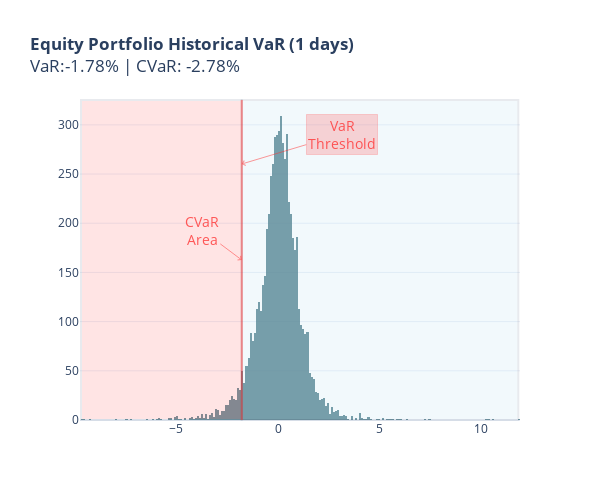

This figure's notebook cell:
### Code cell
class Portfolio:
    def __init__(self, name, securities, weights, initial_value, conf_level,time_horizen, n_sims):
        self.name = name
        self.securities = securities
        self.initial_value = initial_value
        self.weights = weights
        self.conf_level = conf_level
        self.time_horizen = time_horizen
        self.n_sims = n_sims
        self.cov = self.calc_covariance()
        self.hist_total_return = None
        self.hist_return = None
        self.hist_volatility = None 
        self.hist_daily_returns = None
        self.calc_portfolio_values()
        self.HistVaR = self.calc_HistVaR()
        self.HistCVaR = self.calc_HistCVaR()

    def __str__(self):
        txt = f'Portfolio:{self.name}\n'
        txt += "="*100 + '\n'
        txt += f"Historical| Total Return {self.hist_total_return*100:.2f}% | Annualized {self.hist_return*100:.2f}% | Volatility:{self.hist_volatility*100:.2f}%\n"
        txt += f"Historical| Value-at-Risk ({self.time_horizen} days): {self.HistVaR*100:.2f}%\n"
        txt += f"Historical| Conditional Value-at-Risk ({self.time_horizen} days): {self.HistCVaR*100:.2f}%\n"
        return txt

    def calc_covariance(self):
        for i,sec in enumerate(self.securities):
            r = pd.DataFrame(sec.prices['returns'])
            r.columns = [f'returns_{sec.identifier}']
            if i==0:
                df_r = r
            else:
                df_r = df_r.join(r, how='inner',lsuffix=f'_{sec.identifier}')
        # update the cov matrix for the portfolio
        return df_r.cov()

    def calc_portfolio_values(self):
        """ """ 
        # extract historical security returns
        sec_returns = []
        for sec in self.securities:
            sec_returns.append(sec.returns)

        # transpose
        sec_returns = np.array(sec_returns).T

        # calculate the weight portfolio return
        p_returns = sec_returns.dot(self.weights)

        # calculate portfolio values
        p_values = np.cumprod(1 + p_returns) * self.initial_value

        # calculate returns
        p_total_return = (1+p_returns).prod()-1
        p_return  = p_total_return ** (255/len(p_returns)) -1
        p_vol = np.std(p_returns) *  np.sqrt(255)

        # update portfolio attributes
        self.hist_total_return = p_total_return
        self.hist_return = p_return
        self.hist_volatility = p_vol
        self.hist_daily_returns = p_returns

    def calc_HistVaR(self):
        """Historical Value-at-Risk for a confidence interval"""
        VaR = np.percentile(self.hist_daily_returns,100-self.conf_level) * np.sqrt(self.time_horizen)
        return VaR

    def calc_HistCVaR(self):
        """
        Historical Conditional Value-at-Risk for a confidence interval
        Find the average of the worst returns below the VaR
        """
        below_var = self.hist_daily_returns <= self.HistVaR
        CVaR = self.hist_daily_returns[below_var].mean() * np.sqrt(self.time_horizen)
   
        return CVaR

    def plot_histograms(self):
        """"Plot the histogram of daily returns with VaR"""

        title = f"<b>{self.name} Historical VaR ({self.time_horizen} days) </b><br>VaR:{self.HistVaR*100:.2f}% | CVaR: {self.HistCVaR*100:.2f}%"
        returns = self.hist_daily_returns *100
        min_r = min(self.hist_daily_returns)*100
        max_r = max(self.hist_daily_returns)*100

        # histogram
        fig = go.Figure(
            go.Histogram(
                x = returns,
                marker_color = 'rgba(83,128,141,0.8)'
            )
        )
        # CVaR Area
        fig.add_shape(
            type='rect',
            x0=min_r,
            x1= self.HistVaR*100,
            y0=0,
            y1=1,
            fillcolor='red',
            opacity=0.1
        )
        # Non-CVaR Area
        fig.add_shape(
            type='rect',
            x1=max_r,
            x0= self.HistVaR*100,
            y0=0,
            y1=1,
            fillcolor='skyblue',
            opacity=0.1
        )
        # VaR threshold
        fig.add_shape(
            type='line',
            x1=self.HistVaR *100,
            x0= self.HistVaR*100,
            y0=0,
            y1=1,
            line=dict(color='rgba(255,51,51,.5)'),
        )

        # VaR Threshold
        fig.add_annotation(
            x=self.HistVaR*100,
            y=0.8,
            xref='x',
            yref='paper',
            text = "VaR<br>Threshold",
            ax=100,
            font = dict(size=14,color='rgba(255,51,51,0.8)'),
            bordercolor = 'rgba(255,51,51,.2)',
            bgcolor = 'rgba(255,51,51,.2)',
            arrowcolor = 'rgba(255,51,51,.5)',
            showarrow=True,
            arrowhead=4
        )
        # CVaR Area
        fig.add_annotation(
            x=self.HistVaR*100,
            y=0.5,
            xref='x',
            yref='paper',
            text = "CVaR<br>Area",
            ax=-40,
            font = dict(size=14,color='rgba(255,51,51,0.8)'),
            arrowcolor = 'rgba(255,51,51,.5)',
            showarrow=True,
            arrowhead=4
        )
        fig.update_layout(template = 'plotly_white',width=600, height=500, title=title)
        fig.update_shapes(dict(xref='x',yref='paper'))
        fig.show()
       
# Portfolio
portfolio = Portfolio(
    name = 'Equity Portfolio', 
    securities= [s,g],
    weights = [0.80, 0.20],
    initial_value = 100000,
    conf_level = CONF_LEVEL,
    time_horizen = TIME_HORIZEN,
    n_sims = 10
)


print(portfolio)
portfolio.plot_histograms()

### Figure 1 — Plotly figure (JSON) as saved in the notebook; plotly's stock layout.template omitted (floating-point values rounded to 4 significant figures; data arrays with more than 128 entries replaced by an {"elided": "..."} marker saying what was removed)
{"data": [{"marker": {"color": "rgba(83,128,141,0.8)"}, "type": "histogram", "x": {"elided": "6151 float values"}}], "layout": {"annotations": [{"arrowcolor": "rgba(255,51,51,.5)", "arrowhead": 4, "ax": 100, "bgcolor": "rgba(255,51,51,.2)", "bordercolor": "rgba(255,51,51,.2)", "font": {"color": "rgba(255,51,51,0.8)", "size": 14}, "showarrow": true, "text": "VaR<br>Threshold", "x": -1.782, "xref": "x", "y": 0.8, "yref": "paper"}, {"arrowcolor": "rgba(255,51,51,.5)", "arrowhead": 4, "ax": -40, "font": {"color": "rgba(255,51,51,0.8)", "size": 14}, "showarrow": true, "text": "CVaR<br>Area", "x": -1.782, "xref": "x", "y": 0.5, "yref": "paper"}], "height": 500, "shapes": [{"fillcolor": "red", "opacity": 0.1, "type": "rect", "x0": -9.687, "x1": -1.782, "xref": "x", "y0": 0, "y1": 1, "yref": "paper"}, {"fillcolor": "skyblue", "opacity": 0.1, "type": "rect", "x0": -1.782, "x1": 11.82, "xref": "x", "y0": 0, "y1": 1, "yref": "paper"}, {"line": {"color": "rgba(255,51,51,.5)"}, "type": "line", "x0": -1.782, "x1": -1.782, "xref": "x", "y0": 0, "y1": 1, "yref": "paper"}], "title": {"text": "<b>Equity Portfolio Historical VaR (1 days) </b><br>VaR:-1.78% | CVaR: -2.78%"}, "width": 600}}
